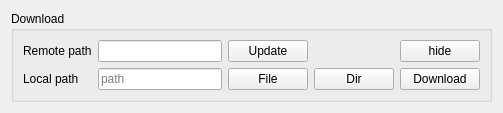
<?xml version="1.0" encoding="UTF-8"?>
<ui version="4.0">
 <class>FileSelect</class>
 <widget class="QWidget" name="FileSelect">
  <property name="geometry">
   <rect>
    <x>0</x>
    <y>0</y>
    <width>503</width>
    <height>100</height>
   </rect>
  </property>
  <property name="windowTitle">
   <string>Form</string>
  </property>
  <layout class="QVBoxLayout" name="verticalLayout">
   <item>
    <widget class="QGroupBox" name="group">
     <property name="title">
      <string>Download</string>
     </property>
     <layout class="QGridLayout" name="gridLayout_2">
      <item row="0" column="0">
       <widget class="QLabel" name="label_2">
        <property name="text">
         <string>Remote path</string>
        </property>
       </widget>
      </item>
      <item row="0" column="1">
       <widget class="QLineEdit" name="remotePath"/>
      </item>
      <item row="1" column="0">
       <widget class="QLabel" name="label_5">
        <property name="text">
         <string>Local path</string>
        </property>
       </widget>
      </item>
      <item row="1" column="1">
       <widget class="QLineEdit" name="localPath">
        <property name="placeholderText">
         <string>path</string>
        </property>
       </widget>
      </item>
      <item row="1" column="2">
       <widget class="QPushButton" name="selectFile">
        <property name="text">
         <string>File</string>
        </property>
       </widget>
      </item>
      <item row="1" column="3">
       <widget class="QPushButton" name="selectDir">
        <property name="text">
         <string>Dir</string>
        </property>
       </widget>
      </item>
      <item row="1" column="4">
       <widget class="QPushButton" name="run">
        <property name="text">
         <string>Download</string>
        </property>
       </widget>
      </item>
      <item row="0" column="2">
       <widget class="QPushButton" name="update">
        <property name="text">
         <string>Update</string>
        </property>
       </widget>
      </item>
      <item row="0" column="4">
       <widget class="QPushButton" name="hide">
        <property name="text">
         <string>hide</string>
        </property>
       </widget>
      </item>
     </layout>
    </widget>
   </item>
  </layout>
 </widget>
 <resources/>
 <connections/>
</ui>
